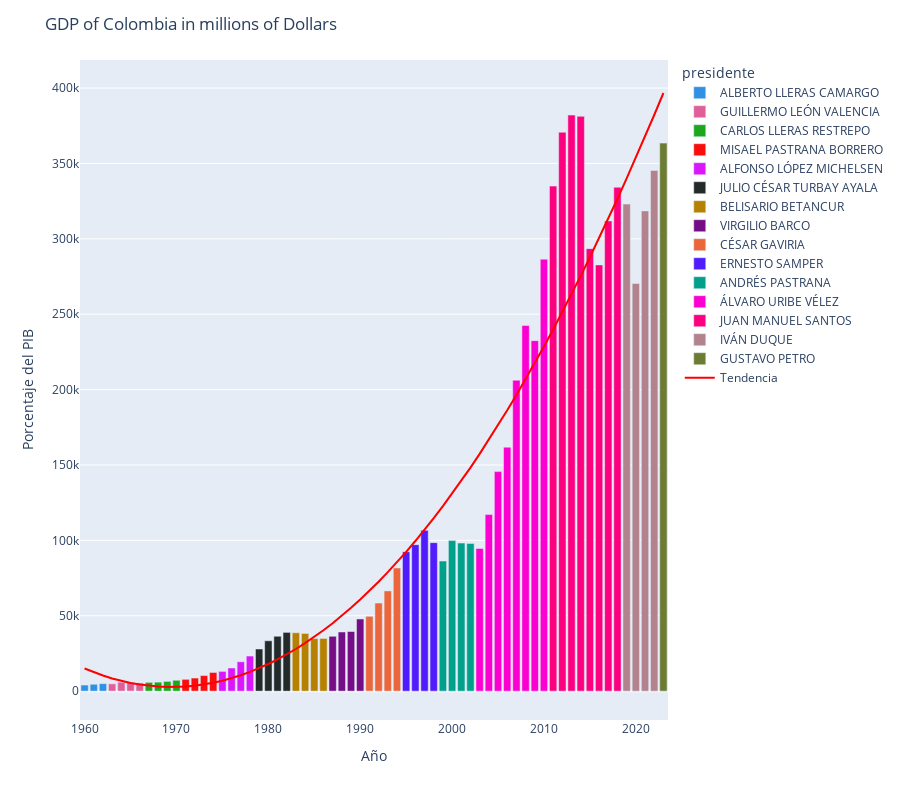

The code cell stored with this chart in its notebook:
### Markdown cell above
## GDP of Colombia by Presidential periods

### Code cell
fig = px.bar(df_data,
             x='year',
             y='total_gdp_million',
             color='presidente',
             color_discrete_sequence=color_sequence)

# Calcular la línea de tendencia
z = np.polyfit(df_data['year'], df_data['total_gdp_million'], 2)
p = np.poly1d(z)

# Agregar la línea de tendencia al gráfico
fig.add_trace(go.Scatter(
    x=df_data['year'],
    y=p(df_data['year']),
    mode='lines',
    name='Tendencia',
    line=dict(color='red')
))

fig.update_layout(title='GDP of Colombia in millions of Dollars ',
                 xaxis_title='Año',
                 yaxis_title='Porcentaje del PIB',
                 height=height)

if kaggle:
    fig.show(renderer='iframe_connected')
else:
    fig.show()

### Figure 1 — Plotly figure (JSON) as saved in the notebook; plotly's stock layout.template omitted (floating-point values rounded to 4 significant figures)
{"data": [{"alignmentgroup": "True", "hovertemplate": "presidente=ALBERTO LLERAS CAMARGO<br>year=%{x}<br>total_gdp_million=%{y}<extra></extra>", "legendgroup": "ALBERTO LLERAS CAMARGO", "marker": {"color": "#2E91E5", "pattern": {"shape": ""}}, "name": "ALBERTO LLERAS CAMARGO", "offsetgroup": "ALBERTO LLERAS CAMARGO", "orientation": "v", "showlegend": true, "textposition": "auto", "type": "bar", "x": [1960, 1961, 1962], "xaxis": "x", "y": [4031.0, 4540.0, 4956.0], "yaxis": "y"}, {"alignmentgroup": "True", "hovertemplate": "presidente=GUILLERMO LEÓN VALENCIA<br>year=%{x}<br>total_gdp_million=%{y}<extra></extra>", "legendgroup": "GUILLERMO LEÓN VALENCIA", "marker": {"color": "#E15F99", "pattern": {"shape": ""}}, "name": "GUILLERMO LEÓN VALENCIA", "offsetgroup": "GUILLERMO LEÓN VALENCIA", "orientation": "v", "showlegend": true, "textposition": "auto", "type": "bar", "x": [1963, 1964, 1965, 1966], "xaxis": "x", "y": [4836.0, 5973.0, 5761.0, 5429.0], "yaxis": "y"}, {"alignmentgroup": "True", "hovertemplate": "presidente=CARLOS LLERAS RESTREPO<br>year=%{x}<br>total_gdp_million=%{y}<extra></extra>", "legendgroup": "CARLOS LLERAS RESTREPO", "marker": {"color": "#1CA71C", "pattern": {"shape": ""}}, "name": "CARLOS LLERAS RESTREPO", "offsetgroup": "CARLOS LLERAS RESTREPO", "orientation": "v", "showlegend": true, "textposition": "auto", "type": "bar", "x": [1967, 1968, 1969, 1970], "xaxis": "x", "y": [5825.0, 5960.0, 6450.0, 7198.0], "yaxis": "y"}, {"alignmentgroup": "True", "hovertemplate": "presidente=MISAEL PASTRANA BORRERO<br>year=%{x}<br>total_gdp_million=%{y}<extra></extra>", "legendgroup": "MISAEL PASTRANA BORRERO", "marker": {"color": "#FB0D0D", "pattern": {"shape": ""}}, "name": "MISAEL PASTRANA BORRERO", "offsetgroup": "MISAEL PASTRANA BORRERO", "orientation": "v", "showlegend": true, "textposition": "auto", "type": "bar", "x": [1971, 1972, 1973, 1974], "xaxis": "x", "y": [7820.0, 8671.0, 10320.0, 12370.0], "yaxis": "y"}, {"alignmentgroup": "True", "hovertemplate": "presidente=ALFONSO LÓPEZ MICHELSEN<br>year=%{x}<br>total_gdp_million=%{y}<extra></extra>", "legendgroup": "ALFONSO LÓPEZ MICHELSEN", "marker": {"color": "#DA16FF", "pattern": {"shape": ""}}, "name": "ALFONSO LÓPEZ MICHELSEN", "offsetgroup": "ALFONSO LÓPEZ MICHELSEN", "orientation": "v", "showlegend": true, "textposition": "auto", "type": "bar", "x": [1975, 1976, 1977, 1978], "xaxis": "x", "y": [13100.0, 15340.0, 19470.0, 23260.0], "yaxis": "y"}, {"alignmentgroup": "True", "hovertemplate": "presidente=JULIO CÉSAR TURBAY AYALA<br>year=%{x}<br>total_gdp_million=%{y}<extra></extra>", "legendgroup": "JULIO CÉSAR TURBAY AYALA", "marker": {"color": "#222A2A", "pattern": {"shape": ""}}, "name": "JULIO CÉSAR TURBAY AYALA", "offsetgroup": "JULIO CÉSAR TURBAY AYALA", "orientation": "v", "showlegend": true, "textposition": "auto", "type": "bar", "x": [1979, 1980, 1981, 1982], "xaxis": "x", "y": [27940.0, 33400.0, 36390.0, 38970.0], "yaxis": "y"}, {"alignmentgroup": "True", "hovertemplate": "presidente=BELISARIO BETANCUR<br>year=%{x}<br>total_gdp_million=%{y}<extra></extra>", "legendgroup": "BELISARIO BETANCUR", "marker": {"color": "#B68100", "pattern": {"shape": ""}}, "name": "BELISARIO BETANCUR", "offsetgroup": "BELISARIO BETANCUR", "orientation": "v", "showlegend": true, "textposition": "auto", "type": "bar", "x": [1983, 1984, 1985, 1986], "xaxis": "x", "y": [38730.0, 38250.0, 34890.0, 34940.0], "yaxis": "y"}, {"alignmentgroup": "True", "hovertemplate": "presidente=VIRGILIO BARCO<br>year=%{x}<br>total_gdp_million=%{y}<extra></extra>", "legendgroup": "VIRGILIO BARCO", "marker": {"color": "#750D86", "pattern": {"shape": ""}}, "name": "VIRGILIO BARCO", "offsetgroup": "VIRGILIO BARCO", "orientation": "v", "showlegend": true, "textposition": "auto", "type": "bar", "x": [1987, 1988, 1989, 1990], "xaxis": "x", "y": [36370.0, 39210.0, 39540.0, 47840.0], "yaxis": "y"}, {"alignmentgroup": "True", "hovertemplate": "presidente=CÉSAR GAVIRIA<br>year=%{x}<br>total_gdp_million=%{y}<extra></extra>", "legendgroup": "CÉSAR GAVIRIA", "marker": {"color": "#EB663B", "pattern": {"shape": ""}}, "name": "CÉSAR GAVIRIA", "offsetgroup": "CÉSAR GAVIRIA", "orientation": "v", "showlegend": true, "textposition": "auto", "type": "bar", "x": [1991, 1992, 1993, 1994], "xaxis": "x", "y": [49640.0, 58390.0, 66470.0, 81710.0], "yaxis": "y"}, {"alignmentgroup": "True", "hovertemplate": "presidente=ERNESTO SAMPER<br>year=%{x}<br>total_gdp_million=%{y}<extra></extra>", "legendgroup": "ERNESTO SAMPER", "marker": {"color": "#511CFB", "pattern": {"shape": ""}}, "name": "ERNESTO SAMPER", "offsetgroup": "ERNESTO SAMPER", "orientation": "v", "showlegend": true, "textposition": "auto", "type": "bar", "x": [1995, 1996, 1997, 1998], "xaxis": "x", "y": [92500.0, 97150.0, 106700.0, 98490.0], "yaxis": "y"}, {"alignmentgroup": "True", "hovertemplate": "presidente=ANDRÉS PASTRANA<br>year=%{x}<br>total_gdp_million=%{y}<extra></extra>", "legendgroup": "ANDRÉS PASTRANA", "marker": {"color": "#00A08B", "pattern": {"shape": ""}}, "name": "ANDRÉS PASTRANA", "offsetgroup": "ANDRÉS PASTRANA", "orientation": "v", "showlegend": true, "textposition": "auto", "type": "bar", "x": [1999, 2000, 2001, 2002], "xaxis": "x", "y": [86280.0, 99880.0, 98200.0, 97950.0], "yaxis": "y"}, {"alignmentgroup": "True", "hovertemplate": "presidente=ÁLVARO URIBE VÉLEZ<br>year=%{x}<br>total_gdp_million=%{y}<extra></extra>", "legendgroup": "ÁLVARO URIBE VÉLEZ", "marker": {"color": "#FB00D1", "pattern": {"shape": ""}}, "name": "ÁLVARO URIBE VÉLEZ", "offsetgroup": "ÁLVARO URIBE VÉLEZ", "orientation": "v", "showlegend": true, "textposition": "auto", "type": "bar", "x": [2003, 2004, 2005, 2006, 2007, 2008, 2009, 2010], "xaxis": "x", "y": [94640.0, 117100.0, 145600.0, 161800.0, 206200.0, 242500.0, 232500.0, 286500.0], "yaxis": "y"}, {"alignmentgroup": "True", "hovertemplate": "presidente=JUAN MANUEL SANTOS<br>year=%{x}<br>total_gdp_million=%{y}<extra></extra>", "legendgroup": "JUAN MANUEL SANTOS", "marker": {"color": "#FC0080", "pattern": {"shape": ""}}, "name": "JUAN MANUEL SANTOS", "offsetgroup": "JUAN MANUEL SANTOS", "orientation": "v", "showlegend": true, "textposition": "auto", "type": "bar", "x": [2011, 2012, 2013, 2014, 2015, 2016, 2017, 2018], "xaxis": "x", "y": [335000.0, 370700.0, 382100.0, 381200.0, 293500.0, 282700.0, 311900.0, 334200.0], "yaxis": "y"}, {"alignmentgroup": "True", "hovertemplate": "presidente=IVÁN DUQUE<br>year=%{x}<br>total_gdp_million=%{y}<extra></extra>", "legendgroup": "IVÁN DUQUE", "marker": {"color": "#B2828D", "pattern": {"shape": ""}}, "name": "IVÁN DUQUE", "offsetgroup": "IVÁN DUQUE", "orientation": "v", "showlegend": true, "textposition": "auto", "type": "bar", "x": [2019, 2020, 2021, 2022], "xaxis": "x", "y": [323000.0, 270300.0, 318500.0, 345300.0], "yaxis": "y"}, {"alignmentgroup": "True", "hovertemplate": "presidente=GUSTAVO PETRO<br>year=%{x}<br>total_gdp_million=%{y}<extra></extra>", "legendgroup": "GUSTAVO PETRO", "marker": {"color": "#6C7C32", "pattern": {"shape": ""}}, "name": "GUSTAVO PETRO", "offsetgroup": "GUSTAVO PETRO", "orientation": "v", "showlegend": true, "textposition": "auto", "type": "bar", "x": [2023], "xaxis": "x", "y": [363500.0], "yaxis": "y"}, {"line": {"color": "red"}, "mode": "lines", "name": "Tendencia", "type": "scatter", "x": [1960, 1961, 1962, 1963, 1964, 1965, 1966, 1967, 1968, 1969, 1970, 1971, 1972, 1973, 1974, 1975, 1976, 1977, 1978, 1979, 1980, 1981, 1982, 1983, 1984, 1985, 1986, 1987, 1988, 1989, 1990, 1991, 1992, 1993, 1994, 1995, 1996, 1997, 1998, 1999, 2000, 2001, 2002, 2003, 2004, 2005, 2006, 2007, 2008, 2009, 2010, 2011, 2012, 2013, 2014, 2015, 2016, 2017, 2018, 2019, 2020, 2021, 2022, 2023], "y": [14980.0, 12520.0, 10330.0, 8424.0, 6789.0, 5429.0, 4344.0, 3533.0, 2998.0, 2737.0, 2751.0, 3039.0, 3603.0, 4441.0, 5554.0, 6942.0, 8605.0, 10540.0, 12750.0, 15240.0, 18000.0, 21040.0, 24350.0, 27940.0, 31800.0, 35940.0, 40350.0, 45030.0, 49990.0, 55230.0, 60740.0, 66520.0, 72580.0, 78920.0, 85520.0, 92410.0, 99570.0, 107000.0, 114700.0, 122700.0, 131000.0, 139500.0, 148300.0, 157400.0, 166700.0, 176400.0, 186300.0, 196500.0, 206900.0, 217600.0, 228600.0, 239900.0, 251500.0, 263300.0, 275400.0, 287800.0, 300500.0, 313400.0, 326600.0, 340100.0, 353800.0, 367800.0, 382200.0, 396700.0]}], "layout": {"barmode": "relative", "height": 800, "legend": {"title": {"text": "presidente"}, "tracegroupgap": 0}, "margin": {"t": 60}, "title": {"text": "GDP of Colombia in millions of Dollars "}, "xaxis": {"anchor": "y", "domain": [0, 1], "title": {"text": "Año"}}, "yaxis": {"anchor": "x", "domain": [0, 1], "title": {"text": "Porcentaje del PIB"}}}}
